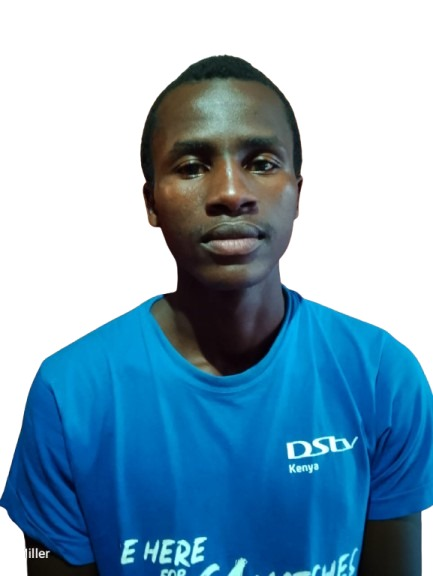
#> input picture HTML files/hilaryimage.jpg, 433 x 576 px
$ python hillary.py
#> lines starting #> are read from the running program, lines starting #| are printed output that depends on the picture; after the words box and inside, x2 and y2 are one past the last pixel; in counts of white or black regions, pixels touching at a corner belong together
import cv2
import numpy as np

def cartoonize_image(input_image_path, save_path):
#> called with input_image_path = 'hilaryimage.jpg', save_path = 'jery_catton.jpg'
    img = cv2.imread(input_image_path)
#> img is the input picture: shape (576, 433, 3); mean B, G, R 189.8, 166, 129.8
    if img is None:
        raise ValueError("Could not read the image")

    data = np.float32(img).reshape((-1, 3))
    criteria = (cv2.TERM_CRITERIA_EPS + cv2.TERM_CRITERIA_MAX_ITER, 20, 0.001)
    ret, labels, centers = cv2.kmeans(data, 8, None, criteria, 10, cv2.KMEANS_RANDOM_CENTERS)
#> ret = 83664918.2; centers = [[71.69, 81.62, 86.67], [171.1, 97.32, 2.11], [128.8, 61.62, 2.76], [201.8, 137.3, 3.59], [24.53, 24.36, 29.05], [118, 131, 128.9], [255.2, 255.2, 255], [221.9, 213.3, 148.2]]
    quantized = np.uint8(centers)[labels.flatten()].reshape(img.shape)
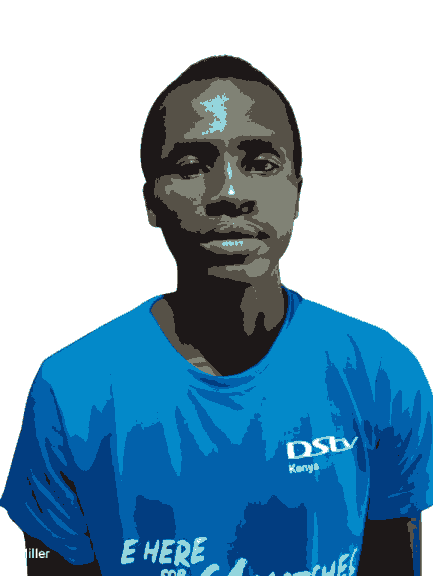
#> quantized: shape (576, 433, 3); mean B, G, R 189.5, 165.8, 129.7

    gray = cv2.cvtColor(img, cv2.COLOR_BGR2GRAY)
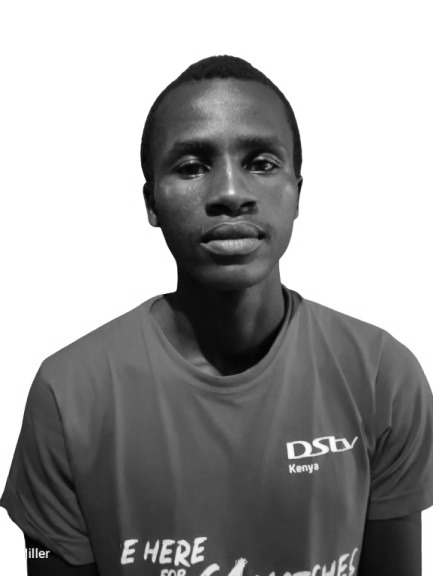
#> gray: shape (576, 433); min 1, max 255, mean 157.9
    edges = cv2.adaptiveThreshold(cv2.medianBlur(gray, 7), 255,
                                  cv2.ADAPTIVE_THRESH_MEAN_C, cv2.THRESH_BINARY, 9, 2)
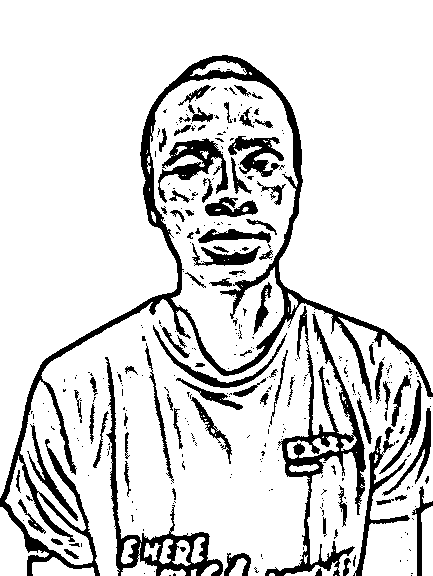
#> edges: shape (576, 433); 85.1% white; 352 black regions (265 under 20 px), largest, box (x1, y1, x2, y2) and area: (0, 55, 433, 576) 12341, (265, 306, 366, 576) 4676, (105, 357, 223, 576) 3019

    cartoon = cv2.bitwise_and(quantized, quantized, mask=edges)
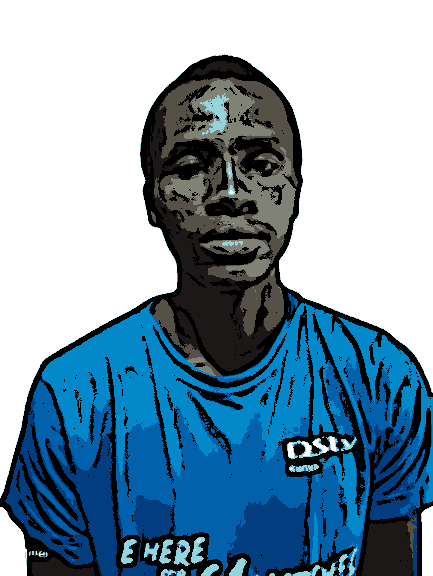
#> cartoon: shape (576, 433, 3); mean B, G, R 172.4, 154.3, 125.9
    cv2.imwrite(save_path, cartoon)
    return cartoon

if __name__ == "__main__":
    try:
        cartoonize_image("hilaryimage.jpg", "jery_catton.jpg")
        print("Image cartoonized successfully!")
    except Exception as e:
        print(f"Error: {e}")

$ run again, with HTML files/ofset.PNG saved as HTML files/hilaryimage.jpg
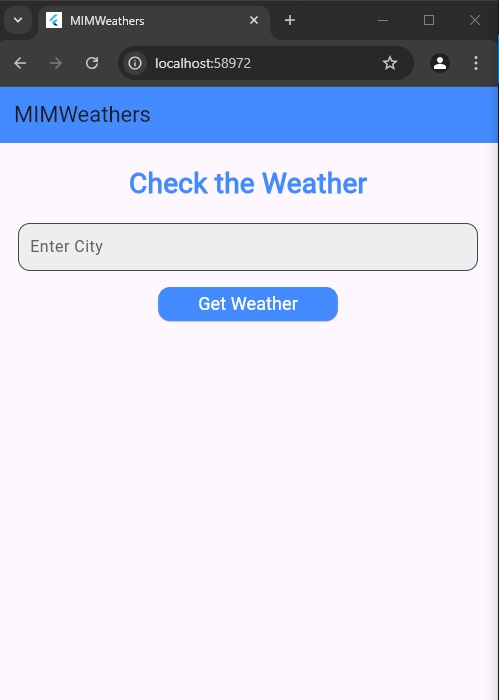
#> input picture HTML files/ofset.PNG, 499 x 700 px
#> in cartoonize_image, img is the input picture: shape (700, 499, 3); mean B, G, R 227.2, 210.3, 208.1
#> ret = 18172642.2; centers = [[133.9, 78.11, 42.99], [135.4, 134.4, 132.8], [238.9, 237.2, 236.7], [230.6, 195.5, 174.3], [255.6, 247.7, 254.7], [248.9, 137.6, 69.77], [61.1, 60.59, 60.39], [41.77, 40.8, 40.35]]
#> in cartoonize_image, `edges = cv2.adaptiveThreshold(cv2.medianBlur(gray, 7), 255, cv2.ADAPTI..`:
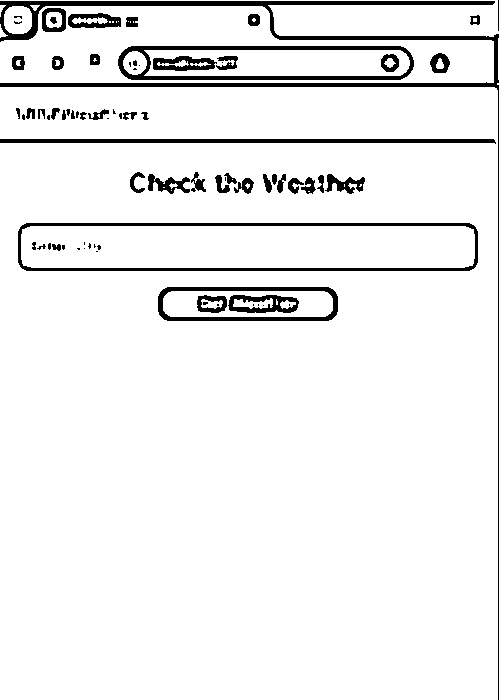
#> edges: shape (700, 499); 93.6% white; 77 black regions (29 under 20 px), largest, box (x1, y1, x2, y2) and area: (0, 1, 499, 700) 6537, (18, 223, 478, 271) 3001, (118, 46, 414, 80) 2629
#> in cartoonize_image, `cartoon = cv2.bitwise_and(quantized, quantized, mask=edges)`:
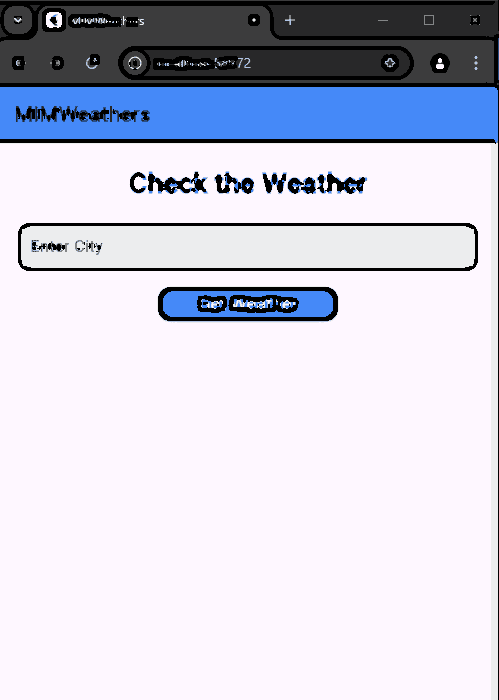
#> cartoon: shape (700, 499, 3); mean B, G, R 218.3, 203.6, 202.8

$ run again, with HTML files/onset.PNG saved as HTML files/hilaryimage.jpg
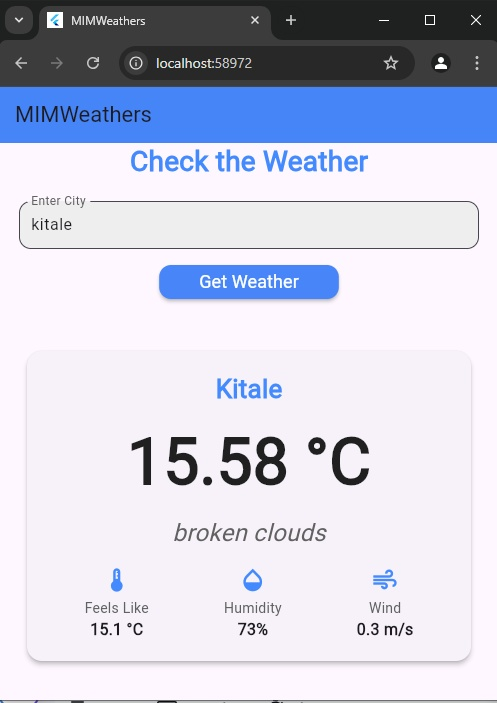
#> input picture HTML files/onset.PNG, 497 x 703 px
#> in cartoonize_image, img is the input picture: shape (703, 497, 3); mean B, G, R 220.5, 204, 201.4
#> ret = 30264503.9; centers = [[120.6, 112.6, 111.7], [242.7, 133.1, 72.8], [244.5, 189.2, 157.9], [62.88, 60.75, 59.83], [35.83, 35.31, 34.21], [251.3, 243.8, 250.5], [238.5, 236.5, 236.5], [196.9, 192.6, 194.4]]
#> in cartoonize_image, `edges = cv2.adaptiveThreshold(cv2.medianBlur(gray, 7), 255, cv2.ADAPTI..`:
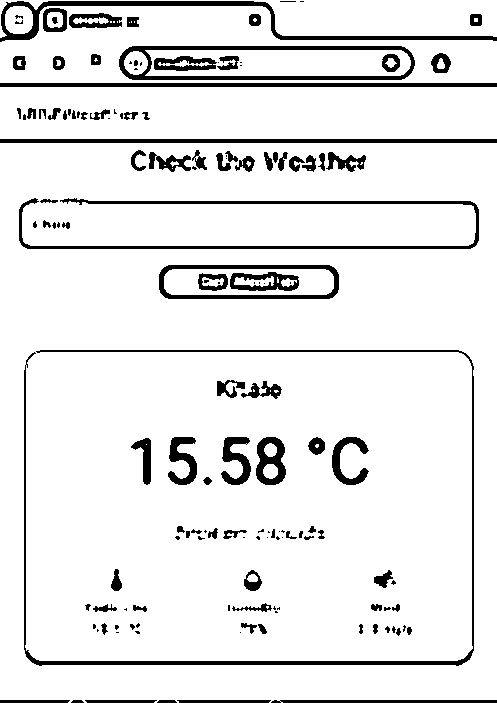
#> edges: shape (703, 497); 90.8% white; 149 black regions (56 under 20 px), largest, box (x1, y1, x2, y2) and area: (24, 350, 474, 666) 3887, (19, 198, 479, 249) 2950, (0, 1, 497, 42) 2774
#> in cartoonize_image, `cartoon = cv2.bitwise_and(quantized, quantized, mask=edges)`:
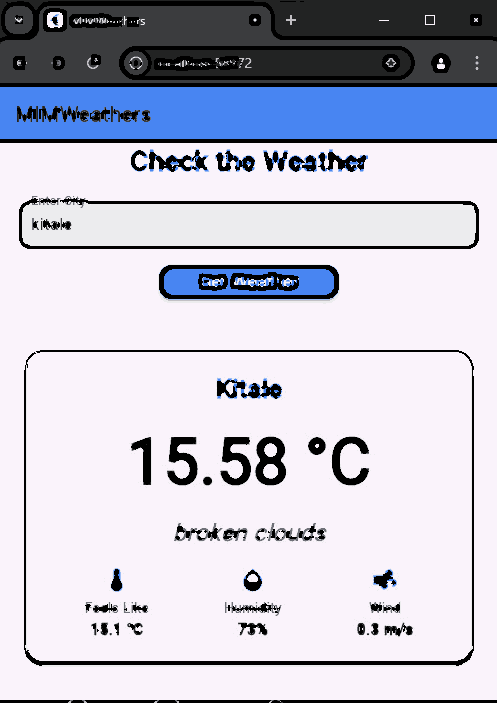
#> cartoon: shape (703, 497, 3); mean B, G, R 206.5, 192, 191.5
